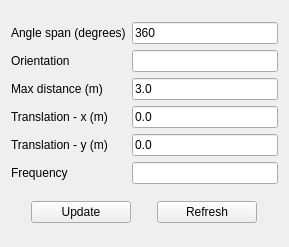
<?xml version="1.0" encoding="UTF-8"?>
<ui version="4.0">
 <class>SoundSensorProperties</class>
 <widget class="QWidget" name="SoundSensorProperties">
  <property name="geometry">
   <rect>
    <x>0</x>
    <y>0</y>
    <width>289</width>
    <height>247</height>
   </rect>
  </property>
  <property name="windowTitle">
   <string>Sound sensor</string>
  </property>
  <layout class="QGridLayout" name="gridLayout_2">
   <item row="0" column="0">
    <layout class="QGridLayout" name="gridLayout">
     <item row="0" column="1">
      <widget class="QLineEdit" name="angleSpan">
       <property name="text">
        <string>360</string>
       </property>
      </widget>
     </item>
     <item row="2" column="1">
      <widget class="QLineEdit" name="maxDistance">
       <property name="text">
        <string>3.0</string>
       </property>
      </widget>
     </item>
     <item row="4" column="1">
      <widget class="QLineEdit" name="y_">
       <property name="text">
        <string>0.0</string>
       </property>
       <property name="readOnly">
        <bool>false</bool>
       </property>
      </widget>
     </item>
     <item row="3" column="1">
      <widget class="QLineEdit" name="x_">
       <property name="text">
        <string>0.0</string>
       </property>
       <property name="readOnly">
        <bool>false</bool>
       </property>
      </widget>
     </item>
     <item row="4" column="0">
      <widget class="QLabel" name="label_5">
       <property name="text">
        <string>Translation - y (m)</string>
       </property>
      </widget>
     </item>
     <item row="2" column="0">
      <widget class="QLabel" name="label_3">
       <property name="text">
        <string>Max distance (m)</string>
       </property>
      </widget>
     </item>
     <item row="3" column="0">
      <widget class="QLabel" name="label_4">
       <property name="text">
        <string>Translation - x (m)</string>
       </property>
      </widget>
     </item>
     <item row="0" column="0">
      <widget class="QLabel" name="label_2">
       <property name="text">
        <string>Angle span (degrees)</string>
       </property>
      </widget>
     </item>
     <item row="1" column="0">
      <widget class="QLabel" name="label">
       <property name="text">
        <string>Orientation</string>
       </property>
      </widget>
     </item>
     <item row="1" column="1">
      <widget class="QLineEdit" name="orientation"/>
     </item>
     <item row="5" column="0">
      <widget class="QLabel" name="label_7">
       <property name="text">
        <string>Frequency</string>
       </property>
      </widget>
     </item>
     <item row="5" column="1">
      <widget class="QLineEdit" name="frequency"/>
     </item>
    </layout>
   </item>
   <item row="1" column="0">
    <layout class="QHBoxLayout" name="horizontalLayout">
     <item>
      <widget class="QPushButton" name="pushButton">
       <property name="maximumSize">
        <size>
         <width>100</width>
         <height>16777215</height>
        </size>
       </property>
       <property name="text">
        <string>Update</string>
       </property>
      </widget>
     </item>
     <item>
      <widget class="QPushButton" name="refreshButton">
       <property name="minimumSize">
        <size>
         <width>100</width>
         <height>0</height>
        </size>
       </property>
       <property name="maximumSize">
        <size>
         <width>100</width>
         <height>16777215</height>
        </size>
       </property>
       <property name="text">
        <string>Refresh</string>
       </property>
      </widget>
     </item>
    </layout>
   </item>
  </layout>
 </widget>
 <tabstops>
  <tabstop>angleSpan</tabstop>
  <tabstop>orientation</tabstop>
  <tabstop>maxDistance</tabstop>
  <tabstop>x_</tabstop>
  <tabstop>y_</tabstop>
  <tabstop>frequency</tabstop>
  <tabstop>pushButton</tabstop>
  <tabstop>refreshButton</tabstop>
 </tabstops>
 <resources/>
 <connections/>
</ui>
